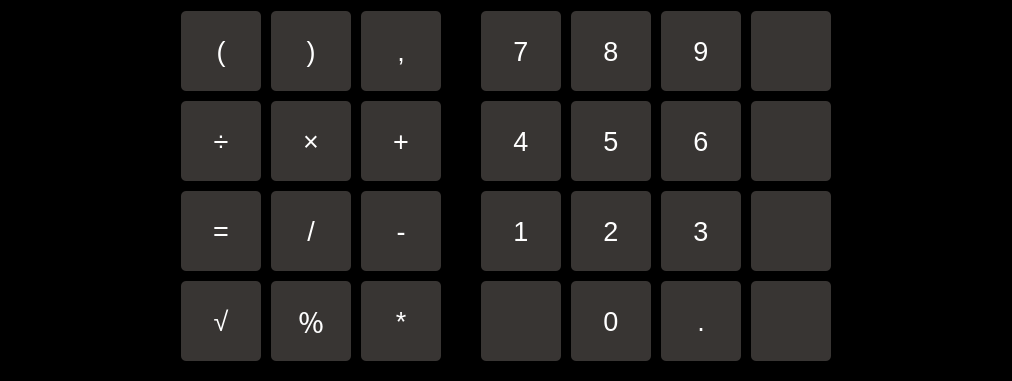
<?xml version="1.0" encoding="UTF-8"?>
<ui version="4.0">
 <class>QExtNumberKeyboard</class>
 <widget class="QWidget" name="QExtNumberKeyboard">
  <property name="geometry">
   <rect>
    <x>0</x>
    <y>0</y>
    <width>1012</width>
    <height>381</height>
   </rect>
  </property>
  <property name="font">
   <font>
    <family>Arial</family>
    <pointsize>14</pointsize>
   </font>
  </property>
  <property name="windowTitle">
   <string>Form</string>
  </property>
  <property name="styleSheet">
   <string notr="true">QWidget
{
    color: #eff0f1;
    background-color: rgb(0,0,0);
    selection-background-color:#3daee9;
    selection-color: #eff0f1;
    background-clip: border;
    border-image: none;
    border: 0px transparent black;
    outline: 0;
}
QPushButton
{
font-family:&quot;Arial&quot;;
font-size:20pt;
color:rgb(255,255,255);
background-color:rgb(56,53,51);
border: none;
border-radius: 5px;
}
QPushButton:pressed
{
color:rgb(255,255,255);
background-color:rgb(42,40,38);
}
QPushButton:hover
{
color:rgb(255,255,255);
background-color:rgb(42,40,38);
}</string>
  </property>
  <layout class="QHBoxLayout" name="horizontalLayout_2">
   <property name="spacing">
    <number>40</number>
   </property>
   <property name="bottomMargin">
    <number>20</number>
   </property>
   <item>
    <spacer name="horizontalSpacer">
     <property name="orientation">
      <enum>Qt::Horizontal</enum>
     </property>
     <property name="sizeHint" stdset="0">
      <size>
       <width>40</width>
       <height>20</height>
      </size>
     </property>
    </spacer>
   </item>
   <item>
    <layout class="QGridLayout" name="gridLayout">
     <property name="spacing">
      <number>10</number>
     </property>
     <item row="2" column="1">
      <widget class="QPushButton" name="pushButton_12">
       <property name="sizePolicy">
        <sizepolicy hsizetype="Fixed" vsizetype="Fixed">
         <horstretch>0</horstretch>
         <verstretch>0</verstretch>
        </sizepolicy>
       </property>
       <property name="minimumSize">
        <size>
         <width>80</width>
         <height>80</height>
        </size>
       </property>
       <property name="maximumSize">
        <size>
         <width>80</width>
         <height>80</height>
        </size>
       </property>
       <property name="text">
        <string>/</string>
       </property>
      </widget>
     </item>
     <item row="0" column="0">
      <widget class="QPushButton" name="pushButton_5">
       <property name="sizePolicy">
        <sizepolicy hsizetype="Fixed" vsizetype="Fixed">
         <horstretch>0</horstretch>
         <verstretch>0</verstretch>
        </sizepolicy>
       </property>
       <property name="minimumSize">
        <size>
         <width>80</width>
         <height>80</height>
        </size>
       </property>
       <property name="maximumSize">
        <size>
         <width>80</width>
         <height>80</height>
        </size>
       </property>
       <property name="text">
        <string>(</string>
       </property>
      </widget>
     </item>
     <item row="0" column="1">
      <widget class="QPushButton" name="pushButton_6">
       <property name="sizePolicy">
        <sizepolicy hsizetype="Fixed" vsizetype="Fixed">
         <horstretch>0</horstretch>
         <verstretch>0</verstretch>
        </sizepolicy>
       </property>
       <property name="minimumSize">
        <size>
         <width>80</width>
         <height>80</height>
        </size>
       </property>
       <property name="maximumSize">
        <size>
         <width>80</width>
         <height>80</height>
        </size>
       </property>
       <property name="text">
        <string>)</string>
       </property>
      </widget>
     </item>
     <item row="0" column="2">
      <widget class="QPushButton" name="pushButton_7">
       <property name="sizePolicy">
        <sizepolicy hsizetype="Fixed" vsizetype="Fixed">
         <horstretch>0</horstretch>
         <verstretch>0</verstretch>
        </sizepolicy>
       </property>
       <property name="minimumSize">
        <size>
         <width>80</width>
         <height>80</height>
        </size>
       </property>
       <property name="maximumSize">
        <size>
         <width>80</width>
         <height>80</height>
        </size>
       </property>
       <property name="text">
        <string>,</string>
       </property>
      </widget>
     </item>
     <item row="1" column="1">
      <widget class="QPushButton" name="pushButton_9">
       <property name="sizePolicy">
        <sizepolicy hsizetype="Fixed" vsizetype="Fixed">
         <horstretch>0</horstretch>
         <verstretch>0</verstretch>
        </sizepolicy>
       </property>
       <property name="minimumSize">
        <size>
         <width>80</width>
         <height>80</height>
        </size>
       </property>
       <property name="maximumSize">
        <size>
         <width>80</width>
         <height>80</height>
        </size>
       </property>
       <property name="text">
        <string>×</string>
       </property>
      </widget>
     </item>
     <item row="2" column="0">
      <widget class="QPushButton" name="pushButton_11">
       <property name="sizePolicy">
        <sizepolicy hsizetype="Fixed" vsizetype="Fixed">
         <horstretch>0</horstretch>
         <verstretch>0</verstretch>
        </sizepolicy>
       </property>
       <property name="minimumSize">
        <size>
         <width>80</width>
         <height>80</height>
        </size>
       </property>
       <property name="maximumSize">
        <size>
         <width>80</width>
         <height>80</height>
        </size>
       </property>
       <property name="text">
        <string>=</string>
       </property>
      </widget>
     </item>
     <item row="1" column="0">
      <widget class="QPushButton" name="pushButton_10">
       <property name="sizePolicy">
        <sizepolicy hsizetype="Fixed" vsizetype="Fixed">
         <horstretch>0</horstretch>
         <verstretch>0</verstretch>
        </sizepolicy>
       </property>
       <property name="minimumSize">
        <size>
         <width>80</width>
         <height>80</height>
        </size>
       </property>
       <property name="maximumSize">
        <size>
         <width>80</width>
         <height>80</height>
        </size>
       </property>
       <property name="text">
        <string>÷</string>
       </property>
      </widget>
     </item>
     <item row="1" column="2">
      <widget class="QPushButton" name="pushButton_8">
       <property name="sizePolicy">
        <sizepolicy hsizetype="Fixed" vsizetype="Fixed">
         <horstretch>0</horstretch>
         <verstretch>0</verstretch>
        </sizepolicy>
       </property>
       <property name="minimumSize">
        <size>
         <width>80</width>
         <height>80</height>
        </size>
       </property>
       <property name="maximumSize">
        <size>
         <width>80</width>
         <height>80</height>
        </size>
       </property>
       <property name="text">
        <string>+</string>
       </property>
      </widget>
     </item>
     <item row="2" column="2">
      <widget class="QPushButton" name="pushButton_13">
       <property name="sizePolicy">
        <sizepolicy hsizetype="Fixed" vsizetype="Fixed">
         <horstretch>0</horstretch>
         <verstretch>0</verstretch>
        </sizepolicy>
       </property>
       <property name="minimumSize">
        <size>
         <width>80</width>
         <height>80</height>
        </size>
       </property>
       <property name="maximumSize">
        <size>
         <width>80</width>
         <height>80</height>
        </size>
       </property>
       <property name="text">
        <string>-</string>
       </property>
      </widget>
     </item>
     <item row="3" column="2">
      <widget class="QPushButton" name="pushButton_29">
       <property name="sizePolicy">
        <sizepolicy hsizetype="Fixed" vsizetype="Fixed">
         <horstretch>0</horstretch>
         <verstretch>0</verstretch>
        </sizepolicy>
       </property>
       <property name="minimumSize">
        <size>
         <width>80</width>
         <height>80</height>
        </size>
       </property>
       <property name="maximumSize">
        <size>
         <width>80</width>
         <height>80</height>
        </size>
       </property>
       <property name="text">
        <string>*</string>
       </property>
      </widget>
     </item>
     <item row="3" column="1">
      <widget class="QPushButton" name="pushButton_30">
       <property name="sizePolicy">
        <sizepolicy hsizetype="Fixed" vsizetype="Fixed">
         <horstretch>0</horstretch>
         <verstretch>0</verstretch>
        </sizepolicy>
       </property>
       <property name="minimumSize">
        <size>
         <width>80</width>
         <height>80</height>
        </size>
       </property>
       <property name="maximumSize">
        <size>
         <width>80</width>
         <height>80</height>
        </size>
       </property>
       <property name="text">
        <string>％</string>
       </property>
      </widget>
     </item>
     <item row="3" column="0">
      <widget class="QPushButton" name="pushButton_31">
       <property name="sizePolicy">
        <sizepolicy hsizetype="Fixed" vsizetype="Fixed">
         <horstretch>0</horstretch>
         <verstretch>0</verstretch>
        </sizepolicy>
       </property>
       <property name="minimumSize">
        <size>
         <width>80</width>
         <height>80</height>
        </size>
       </property>
       <property name="maximumSize">
        <size>
         <width>80</width>
         <height>80</height>
        </size>
       </property>
       <property name="text">
        <string>√</string>
       </property>
      </widget>
     </item>
    </layout>
   </item>
   <item>
    <layout class="QGridLayout" name="gridLayout_2">
     <property name="spacing">
      <number>10</number>
     </property>
     <item row="2" column="3">
      <widget class="QPushButton" name="pushButton_21">
       <property name="sizePolicy">
        <sizepolicy hsizetype="Fixed" vsizetype="Fixed">
         <horstretch>0</horstretch>
         <verstretch>0</verstretch>
        </sizepolicy>
       </property>
       <property name="minimumSize">
        <size>
         <width>80</width>
         <height>80</height>
        </size>
       </property>
       <property name="maximumSize">
        <size>
         <width>80</width>
         <height>80</height>
        </size>
       </property>
       <property name="text">
        <string/>
       </property>
       <property name="icon">
        <iconset resource="res.qrc">
         <normaloff>:/images/hidekeyboard.png</normaloff>:/images/hidekeyboard.png</iconset>
       </property>
       <property name="iconSize">
        <size>
         <width>48</width>
         <height>48</height>
        </size>
       </property>
      </widget>
     </item>
     <item row="0" column="1">
      <widget class="QPushButton" name="pushButton_14">
       <property name="sizePolicy">
        <sizepolicy hsizetype="Fixed" vsizetype="Fixed">
         <horstretch>0</horstretch>
         <verstretch>0</verstretch>
        </sizepolicy>
       </property>
       <property name="minimumSize">
        <size>
         <width>80</width>
         <height>80</height>
        </size>
       </property>
       <property name="maximumSize">
        <size>
         <width>80</width>
         <height>80</height>
        </size>
       </property>
       <property name="text">
        <string>8</string>
       </property>
      </widget>
     </item>
     <item row="0" column="3">
      <widget class="QPushButton" name="pushButton_16">
       <property name="sizePolicy">
        <sizepolicy hsizetype="Fixed" vsizetype="Fixed">
         <horstretch>0</horstretch>
         <verstretch>0</verstretch>
        </sizepolicy>
       </property>
       <property name="minimumSize">
        <size>
         <width>80</width>
         <height>80</height>
        </size>
       </property>
       <property name="maximumSize">
        <size>
         <width>80</width>
         <height>80</height>
        </size>
       </property>
       <property name="text">
        <string/>
       </property>
       <property name="icon">
        <iconset resource="res.qrc">
         <normaloff>:/images/backspace.png</normaloff>:/images/backspace.png</iconset>
       </property>
       <property name="iconSize">
        <size>
         <width>48</width>
         <height>48</height>
        </size>
       </property>
      </widget>
     </item>
     <item row="2" column="1">
      <widget class="QPushButton" name="pushButton_23">
       <property name="sizePolicy">
        <sizepolicy hsizetype="Fixed" vsizetype="Fixed">
         <horstretch>0</horstretch>
         <verstretch>0</verstretch>
        </sizepolicy>
       </property>
       <property name="minimumSize">
        <size>
         <width>80</width>
         <height>80</height>
        </size>
       </property>
       <property name="maximumSize">
        <size>
         <width>80</width>
         <height>80</height>
        </size>
       </property>
       <property name="text">
        <string>2</string>
       </property>
      </widget>
     </item>
     <item row="3" column="0">
      <widget class="QPushButton" name="pushButton_25">
       <property name="sizePolicy">
        <sizepolicy hsizetype="Fixed" vsizetype="Fixed">
         <horstretch>0</horstretch>
         <verstretch>0</verstretch>
        </sizepolicy>
       </property>
       <property name="minimumSize">
        <size>
         <width>80</width>
         <height>80</height>
        </size>
       </property>
       <property name="maximumSize">
        <size>
         <width>80</width>
         <height>80</height>
        </size>
       </property>
       <property name="text">
        <string/>
       </property>
       <property name="icon">
        <iconset resource="res.qrc">
         <normaloff>:/images/globe.png</normaloff>:/images/globe.png</iconset>
       </property>
       <property name="iconSize">
        <size>
         <width>48</width>
         <height>48</height>
        </size>
       </property>
      </widget>
     </item>
     <item row="0" column="2">
      <widget class="QPushButton" name="pushButton_15">
       <property name="sizePolicy">
        <sizepolicy hsizetype="Fixed" vsizetype="Fixed">
         <horstretch>0</horstretch>
         <verstretch>0</verstretch>
        </sizepolicy>
       </property>
       <property name="minimumSize">
        <size>
         <width>80</width>
         <height>80</height>
        </size>
       </property>
       <property name="maximumSize">
        <size>
         <width>80</width>
         <height>80</height>
        </size>
       </property>
       <property name="text">
        <string>9</string>
       </property>
      </widget>
     </item>
     <item row="1" column="3">
      <widget class="QPushButton" name="pushButton_20">
       <property name="sizePolicy">
        <sizepolicy hsizetype="Fixed" vsizetype="Fixed">
         <horstretch>0</horstretch>
         <verstretch>0</verstretch>
        </sizepolicy>
       </property>
       <property name="minimumSize">
        <size>
         <width>80</width>
         <height>80</height>
        </size>
       </property>
       <property name="maximumSize">
        <size>
         <width>80</width>
         <height>80</height>
        </size>
       </property>
       <property name="text">
        <string/>
       </property>
      </widget>
     </item>
     <item row="1" column="2">
      <widget class="QPushButton" name="pushButton_19">
       <property name="sizePolicy">
        <sizepolicy hsizetype="Fixed" vsizetype="Fixed">
         <horstretch>0</horstretch>
         <verstretch>0</verstretch>
        </sizepolicy>
       </property>
       <property name="minimumSize">
        <size>
         <width>80</width>
         <height>80</height>
        </size>
       </property>
       <property name="maximumSize">
        <size>
         <width>80</width>
         <height>80</height>
        </size>
       </property>
       <property name="text">
        <string>6</string>
       </property>
      </widget>
     </item>
     <item row="3" column="2">
      <widget class="QPushButton" name="pushButton_27">
       <property name="sizePolicy">
        <sizepolicy hsizetype="Fixed" vsizetype="Fixed">
         <horstretch>0</horstretch>
         <verstretch>0</verstretch>
        </sizepolicy>
       </property>
       <property name="minimumSize">
        <size>
         <width>80</width>
         <height>80</height>
        </size>
       </property>
       <property name="maximumSize">
        <size>
         <width>80</width>
         <height>80</height>
        </size>
       </property>
       <property name="text">
        <string>.</string>
       </property>
      </widget>
     </item>
     <item row="2" column="2">
      <widget class="QPushButton" name="pushButton_22">
       <property name="sizePolicy">
        <sizepolicy hsizetype="Fixed" vsizetype="Fixed">
         <horstretch>0</horstretch>
         <verstretch>0</verstretch>
        </sizepolicy>
       </property>
       <property name="minimumSize">
        <size>
         <width>80</width>
         <height>80</height>
        </size>
       </property>
       <property name="maximumSize">
        <size>
         <width>80</width>
         <height>80</height>
        </size>
       </property>
       <property name="text">
        <string>3</string>
       </property>
      </widget>
     </item>
     <item row="1" column="1">
      <widget class="QPushButton" name="pushButton_18">
       <property name="sizePolicy">
        <sizepolicy hsizetype="Fixed" vsizetype="Fixed">
         <horstretch>0</horstretch>
         <verstretch>0</verstretch>
        </sizepolicy>
       </property>
       <property name="minimumSize">
        <size>
         <width>80</width>
         <height>80</height>
        </size>
       </property>
       <property name="maximumSize">
        <size>
         <width>80</width>
         <height>80</height>
        </size>
       </property>
       <property name="text">
        <string>5</string>
       </property>
      </widget>
     </item>
     <item row="2" column="0">
      <widget class="QPushButton" name="pushButton_24">
       <property name="sizePolicy">
        <sizepolicy hsizetype="Fixed" vsizetype="Fixed">
         <horstretch>0</horstretch>
         <verstretch>0</verstretch>
        </sizepolicy>
       </property>
       <property name="minimumSize">
        <size>
         <width>80</width>
         <height>80</height>
        </size>
       </property>
       <property name="maximumSize">
        <size>
         <width>80</width>
         <height>80</height>
        </size>
       </property>
       <property name="text">
        <string>1</string>
       </property>
      </widget>
     </item>
     <item row="0" column="0">
      <widget class="QPushButton" name="pushButton_4">
       <property name="sizePolicy">
        <sizepolicy hsizetype="Fixed" vsizetype="Fixed">
         <horstretch>0</horstretch>
         <verstretch>0</verstretch>
        </sizepolicy>
       </property>
       <property name="minimumSize">
        <size>
         <width>80</width>
         <height>80</height>
        </size>
       </property>
       <property name="maximumSize">
        <size>
         <width>80</width>
         <height>80</height>
        </size>
       </property>
       <property name="text">
        <string>7</string>
       </property>
      </widget>
     </item>
     <item row="3" column="1">
      <widget class="QPushButton" name="pushButton_26">
       <property name="sizePolicy">
        <sizepolicy hsizetype="Fixed" vsizetype="Fixed">
         <horstretch>0</horstretch>
         <verstretch>0</verstretch>
        </sizepolicy>
       </property>
       <property name="minimumSize">
        <size>
         <width>80</width>
         <height>80</height>
        </size>
       </property>
       <property name="maximumSize">
        <size>
         <width>80</width>
         <height>80</height>
        </size>
       </property>
       <property name="text">
        <string>0</string>
       </property>
      </widget>
     </item>
     <item row="3" column="3">
      <widget class="QPushButton" name="pushButton_28">
       <property name="sizePolicy">
        <sizepolicy hsizetype="Fixed" vsizetype="Fixed">
         <horstretch>0</horstretch>
         <verstretch>0</verstretch>
        </sizepolicy>
       </property>
       <property name="minimumSize">
        <size>
         <width>80</width>
         <height>80</height>
        </size>
       </property>
       <property name="maximumSize">
        <size>
         <width>80</width>
         <height>80</height>
        </size>
       </property>
       <property name="text">
        <string/>
       </property>
      </widget>
     </item>
     <item row="1" column="0">
      <widget class="QPushButton" name="pushButton_17">
       <property name="sizePolicy">
        <sizepolicy hsizetype="Fixed" vsizetype="Fixed">
         <horstretch>0</horstretch>
         <verstretch>0</verstretch>
        </sizepolicy>
       </property>
       <property name="minimumSize">
        <size>
         <width>80</width>
         <height>80</height>
        </size>
       </property>
       <property name="maximumSize">
        <size>
         <width>80</width>
         <height>80</height>
        </size>
       </property>
       <property name="text">
        <string>4</string>
       </property>
      </widget>
     </item>
    </layout>
   </item>
   <item>
    <spacer name="horizontalSpacer_2">
     <property name="orientation">
      <enum>Qt::Horizontal</enum>
     </property>
     <property name="sizeHint" stdset="0">
      <size>
       <width>40</width>
       <height>20</height>
      </size>
     </property>
    </spacer>
   </item>
  </layout>
 </widget>
 <resources>
  <include location="res.qrc"/>
 </resources>
 <connections/>
</ui>
